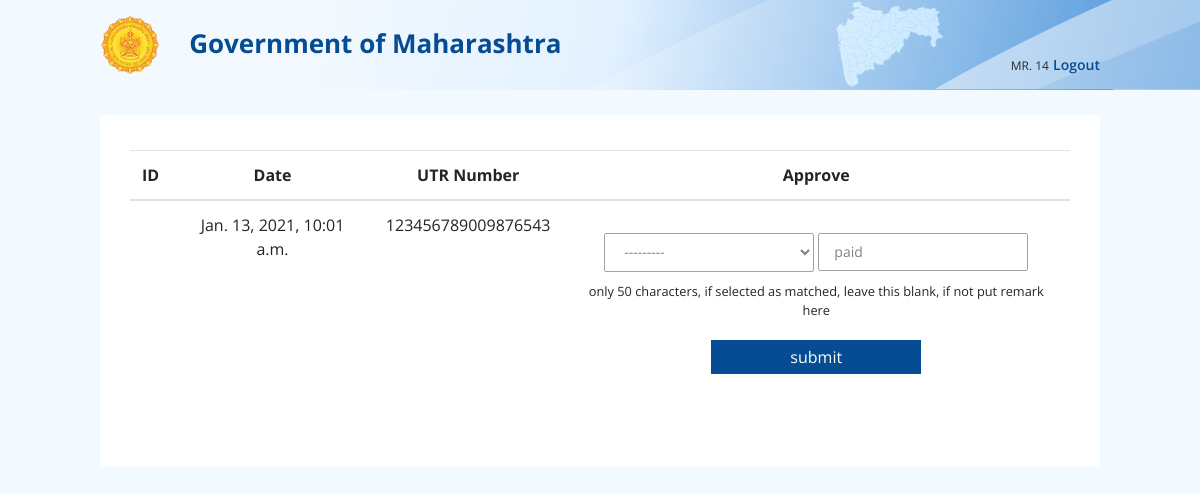
/action/14/ (signed in), run on the app's committed database.
### portal/models.py (models this page shows, shortened)
class User(AbstractUser):
    is_gp = models.BooleanField(default=False)
    is_observar = models.BooleanField(default=False)
    is_accountant = models.BooleanField(default=False)
    is_director = models.BooleanField(default=False)
    class Meta:
        verbose_name = "User"
        verbose_name_plural = "Users"
    def __str__(self):
        return str(self.id)

class Payment(models.Model):
    user = models.OneToOneField("Grampanchayat", primary_key=True, verbose_name="gp_payment", on_delete=models.CASCADE)
    date = models.DateTimeField( auto_now=True)
    paymentID = models.CharField(max_length=10000000000000000)
    UTR_no = models.CharField(max_length=10000000000000000)
    amount = models.CharField( max_length=10000000)
    modeOFPay = models.TextField()

### portal/views.py (the view)
# urls.py: path('action/<int:user_id>/', views.action, name="action"),
@login_required
def action(request, user_id):
    get_user_pay_obj = Payment.objects.filter(user = user_id)
    get_user_from_account = ''
    try:
        get_user_from_account = AccountantApprovel.objects.get(gp_user = user_id)
    except:
        pass
    approve_form = AccountantApprovelForm()
    if request.method == 'POST':
        approve_form = AccountantApprovelForm(request.POST or None)
        return redirect('portal:accountant_list')
    return render(request, template_name="action.html", context={'payment' : get_user_pay_obj,'approve_form' : approve_form,})

### portal/forms.py
class AccountantApprovelForm(forms.ModelForm):
    class Meta:
        model = AccountantApprovel
        fields = ("account_status", 'remark')

### portal/templates/action.html (shortened to what this page needs)
<!doctype html>
<html lang="en">
  <head>
    {% load static %}
    <link rel="stylesheet" href="https://cdn.jsdelivr.net/npm/bootstrap@4.5.3/dist/css/bootstrap.min.css">
    <link rel="stylesheet" href="{% static 'css/style.css' %}">
  </head>
  <body>
    <header>
        <div class="container">
            <h1>
                <a href="{% url 'portal:home' %}">
                    <img class="img-fluid" src="{% static 'img/logo.png' %}" alt="head-logo">
                </a>
            </h1>
            <p class="head">Government of Maharashtra</p>
            {% if request.user.is_authenticated %}
              <div class="name-log">
                <p class="user-name">MR. {{ request.user }}</p>
                <a href="{% url 'logout' %}">Logout</a>
              </div>
            {% endif %}
        </div>
    </header>
    {% block content %}
      <div class="container">
        <div class="outer">
          <table class="table">
            <thead>
              <tr>
                <th scope="col">ID</th>
                <th scope="col">Date</th>
                <th scope="col">UTR Number</th>
                <th scope="col">Approve</th>
              </tr>
            </thead>
            <tbody>
              {% for pay in payment %}
                <tr>
                  <td >{{pay.id}}</td>
                  <td >{{pay.date}}</td>
                  <td >{% if not pay.UTR_no == '0' %}{{ pay.UTR_no }}{% else %}{{ pay.paymentID }}{% endif %}</td>
                  <td>
                    <form method="POST">
                      {{ approve_form.account_status }}
                      {{ approve_form.remark }}
                      <small class="sm">only 50 characters, if selected as matched, leave this blank, if not put remark here</small>
                      <button type="submit" class="account-status">submit</button>
                    </form>
                  </td>
                </tr>
              {% endfor %}
            </tbody>
          </table>
        </div>
      </div>
    {% endblock %}
    </body>
</html>

### portal/static/css/style.css (style rules this page uses)
header { background-image: url(../img/headerBG.png);background-repeat: round;background-size: cover;width: 100%;height: 90px;background-position: center }
body { background-color: #F2F9FF;font-family: 'Open Sans', sans-serif;font-weight: 400;color:#054C92; }
header h1 { width: 60px;height: auto;padding: 15px 0px;display: inline-block;vertical-align: middle; }
a { display: block; }
.container { max-width: 1030px; }
input, select { background: #FFFFFF;opacity: 0.5;border: 0.5px solid #484848;box-sizing: border-box;border-radius: 2px;padding: 8px 15px;width: 210px;max-width: 100%;font-weight: 400;font-size: 14px;line-height: 20px;color: #000000; }
td, th { text-align: center; }
table { position: relative; }
.outer { background-color: white;padding: 35px 30px 65px 30px;margin-top: 25px;border-radius: 4px; }
.head { display: inline-block;margin: 0;font-weight: 700;font-size: 26px;line-height: 32px;padding-left: 25px; }
form::before { content: "";display: block;position: absolute;top: 0;left: 0;width: 100%;height: 100%;border-radius: 0.25rem;background-color: white;z-index: -1; }
.name-log { float: right;padding-top: 50px; }
.name-log * { display: inline-block;vertical-align: bottom;margin: 0; }
.user-name { font-size: 12px;line-height: 16px;color: #000000;opacity: 0.8; }
.name-log a { font-weight: 600;color: #054C92;font-size: 14px;line-height: 19px; }
.sel-rtgs, .pay, .account-status { background-color: #054c92;color: white;border: none;padding: 5px 10px;width: 100%;opacity: 1; }
.account-status { background-color: #054c92;color: white;border: none;padding: 5px 10px;opacity: 1;width: 210px;max-width: 100%;margin-top: 20px; }
.sm { display: block;margin-top: 10px; }
#id_remark { margin-top: 20px; }

### data on the page
User: user "14"
Payment: date "Jan. 13, 2021, 10:01 a.m.", UTR_no "123456789009876543", remark "paid"
